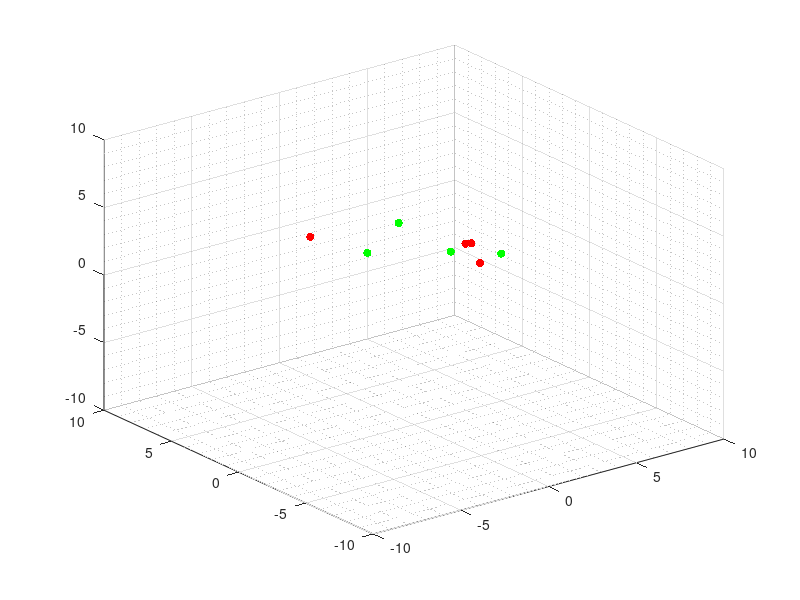

Write the MATLAB code that produced this figure. (Note: this script raises an error after producing the figure.)
% =========================================================================
% SIMULACIÓN DEL PROBLEMA DE FORMACIÓN EN 3D CON CONTROL DE COLISIONES Y
% VELOCIDAD
% =========================================================================
% Autor: Kenneth Andree Aldana Corado
% Última modificación: 10/16/2022
% Basado en: "Simulación de control de formación sin modificaciones"
% de Andrea Maybell Peña Echeverría
% =========================================================================
% El siguiente script implementa la simulación de la ecuación modificada
% de consenso para el caso del consenso en una formación con evasión de
% colisiones y límite de velocidad.
% =========================================================================

%% Inicialización del mundo
gridsize = 10; 
initsize = 10;
N = 8; % Definir la cantidad de agentes
dt = 0.01; % Tiempo de muestreo
T = 10; % Tiempo máximo de simulación

%% Inicialización de la posición de los agentes
X = initsize*rand(3,N);

% El siguiente ciclo sirve para colocar a todos los agentes en el plano XY
% como se realizaría en pruebas físicas, con la idea de realizar la
% simulación lo más real posible.
for s = 1:N
    X(3,s) = 0;
end

% AGENTES EN PLANO ARBITRARIO

%Plano 1
%     X(1,1) = 0; X(1,2) = -4; X(1,3) = 0; X(1,4) = -4; 
%     X(1,5) = 0; X(1,6) = -4; X(1,7) = 0; X(1,8) = -4;
%     
%     X(2,1) = -4;X(2,2) = -4; X(2,3) = -2;X(2,4) = -2;
%     X(2,5) = 0; X(2,6) = 0;  X(2,7) = 2; X(2,8) = 2;
%     
%     X(3,1) = 2; X(3,2) = 2; X(3,3) = 5; X(3,4) = 5;
%     X(3,5) = 8; X(3,6) = 8; X(3,7) = 11; X(3,8) = 11;
    
%Plano 2
% X(1,1) = 3; X(1,2) = 1; X(1,3) = 2; X(1,4) = 3; 
% X(1,5) = 0;  X(1,6) = 1;  X(1,7) = 2;  X(1,8) = 0;
% 
% X(2,1) = 3;  X(2,2) = 1;  X(2,3) = 2; X(2,4) = 3;
% X(2,5) = 0;  X(2,6) = 1;  X(2,7) = 2; X(2,8) = 0;
% 
% X(3,1) = 2;  X(3,2) = -2; X(3,3) = -2; X(3,4) = -2;
% X(3,5) = 2;  X(3,6) = 2; X(3,7) = 2; X(3,8) = -2;

Xi = X; % Vector de posición de los agentes

% Inicialización de la velocidad de los agentes
V = zeros(3,N);

%% Grafico de posición inicial de los agentes
%  Se utiliza distinción de color por agentes
%    Rojo:    agente 1
%    Verde:   agente 2

color = [255 0 0;
         255 0 0;
         255 0 0;
         255 0 0;
         0 255 0;
         0 255 0;
         0 255 0;
         0 255 0];    
% Se define la representación gráfica como gráfico de dispersión en 3D
agents = scatter3(X(1,:),X(2,:),X(3,:),[],color,'filled');
grid minor;
xlim([-gridsize, gridsize]);
ylim([-gridsize, gridsize]);
zlim([-gridsize, gridsize]);

%% Selección matriz y parámetros del sistema
d = MatrizF(2);    % matriz de formación
r = 1;               % radio agentes
VelMax = 2;         % velocidad máxima

%% Inicialización de simulación
t = 0;
ciclos = 1; % Contador de ciclos para finalizar la formación
historico = zeros(100*T,N); % Variable que almacena la velocidad de los agentes
hX = zeros(100*T,N); % Variables para almacenamiento de posición de los agentes
hY = zeros(100*T,N);
hZ = zeros(100*T,N);
cambio = 0; % Variable para el cambio de ecuación de consenso

%% Dinámica pre formación para agentes en planos XZ.
% Este bloque permite que los drones se eleven durante 3 unidades de
% tiempo hacia arriba para que puedan salir del plano y así salir de con
% la singularidad. NOTA: Esto esta sección se utiliza únicamente si no
% se tiene comentado el ciclo for al definir la posición de los agentes. 

while (t < 3)
    for i = 1:N
        E = 0;
        for j = 1:N
            V(3,i) = 1; % Velocidad de 1 para eje Z
            E = -V; 
            X = X + V*dt;
            for a = 1:N
                hX(ciclos,a)= X(1,a);
                hY(ciclos,a)= X(2,a);
                hZ(ciclos,a)= X(3,a);
            end
            % Almacenar los datos de la velocidad durante la simulación.
            historico(ciclos,:) = (sum(V.^2,1)).^0.5;
    
            % Se actualiza la gráfica, se muestra el movimiento y se
            % incrementa el tiempo.
            agents.XData = X(1,:);
            agents.YData = X(2,:);
            agents.ZData = X(3,:);
            pause(dt);
            t = t + dt;
            ciclos = ciclos + 1;
        end
    end
end

%% Dinámica de formación de agentes
while(t < T)
    for i = 1:N
        E = 0;
        for j = 1:N
            dist = X(:,i)- X(:,j); % vector de distancia entre agente i y j
            mdist = norm(dist);    % norma euclidiana vector de xi - xj
            dij = d(i,j);        % distancia deseada entre agentes i y j
            
            % Se calcula el peso para la ecuación
            if(mdist == 0)
                w = 0;
            else
                switch cambio
                    case 0
                        % Ecuación de consenso modificada para acercamiento
                        w = (mdist - (2*(r + 1)))/(mdist - (r + 1))^2; 
                    case 1
                        % Ecuación de consenso modificada para evitar
                        % colisiones y formarse
                        w = (4*(mdist - dij)*(mdist - r) - 2*(mdist - dij)^2)/(mdist*(mdist - r)^2);  
                end 
            end
            % Tensión de aristas entre agentes
            E = E + w.*dist;
        end
        % Implementación de límite de velocidad
        if(norm(E) > VelMax)    
            E(1) = (E(1)/norm(E))*VelMax;
            E(2) = (E(2)/norm(E))*VelMax;
            E(3) = (E(3)/norm(E))*VelMax;
        end
        % Actualización de velocidad
        V(:,i) = -1*E;

    end
    % Al llegar muy cerca de la posición deseada del controlador, se realiza cambio de control
    if(norm(V) < 2)
        cambio = 1;
    end
    % Actualización de la posición de los agentes
    X = X + V*dt;
    
    % Almacenamiento de variables para graficar
    for a = 1:N
        hX(ciclos,a)= X(1,a);
        hY(ciclos,a)= X(2,a);
        hZ(ciclos,a)= X(3,a);
    end
    historico(ciclos,:) = (sum(V.^2,1)).^0.5;
    
    % Se actualiza la gráfica, se muestra el movimiento y se incrementa el
    % tiempo
    agents.XData = X(1,:);
    agents.YData = X(2,:);
    agents.ZData = X(3,:);
    pause(dt);
    t = t + dt;
    ciclos = ciclos + 1;
end

% Grafico de la norma de la velocidad de los agentes
figure(1);
plot(0:dt:T,historico);
xlabel('Tiempo (segundos)');
ylabel('Velocidad (unidades/segundo)');
ylim([-1,inf])

% Grafico de posición inicial y final de los agentes, adicionalmente se
% superpone su trayectoria.
figure(2);
hold on;
grid on;
plot3(hX,hY,hZ,'--');
xlabel('Posición en eje X (u.a)');
ylabel('Posición en eje Y (u.a)');
zlabel('Posición en eje Z (u.a)');
% scatter3(5,5,5);
hold on
scatter3(Xi(1,:),Xi(2,:),Xi(3,:),[], 'k');
scatter3(X(1,:),X(2,:),X(3,:),[], 'k', 'filled');
hold off;
